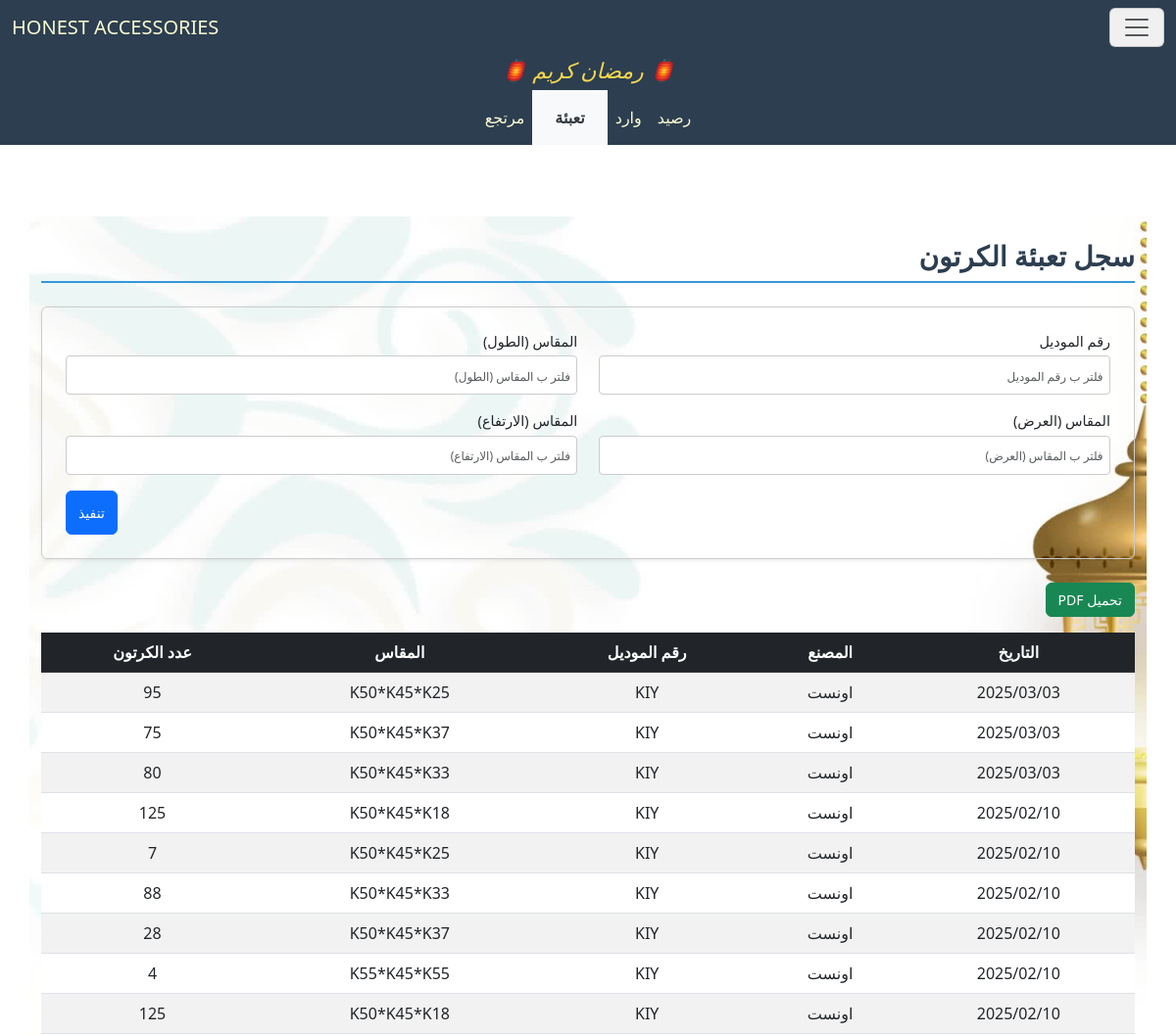
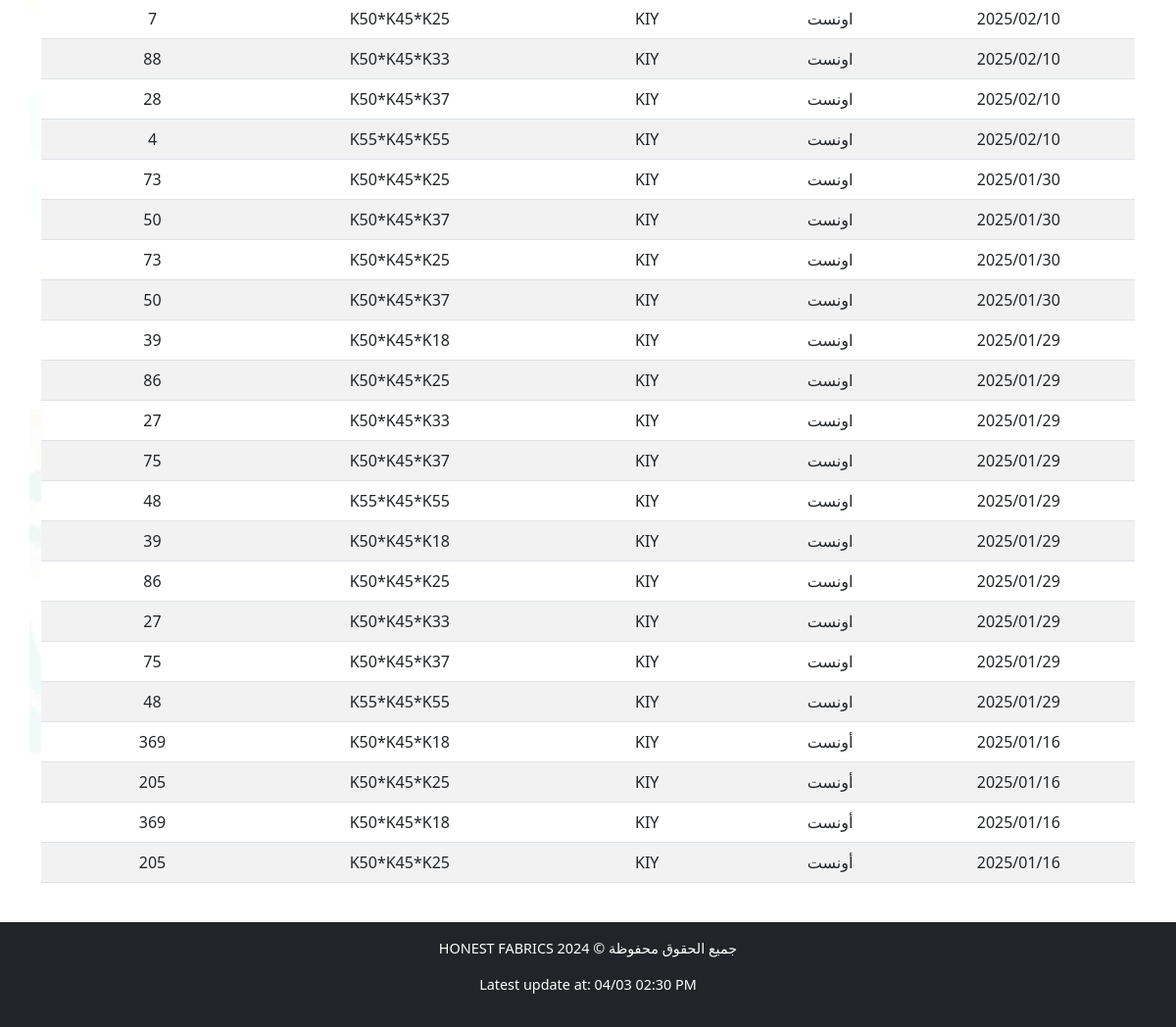
The app's page /accessories/PackagingCarton/, older data (2 pictures, top to bottom).
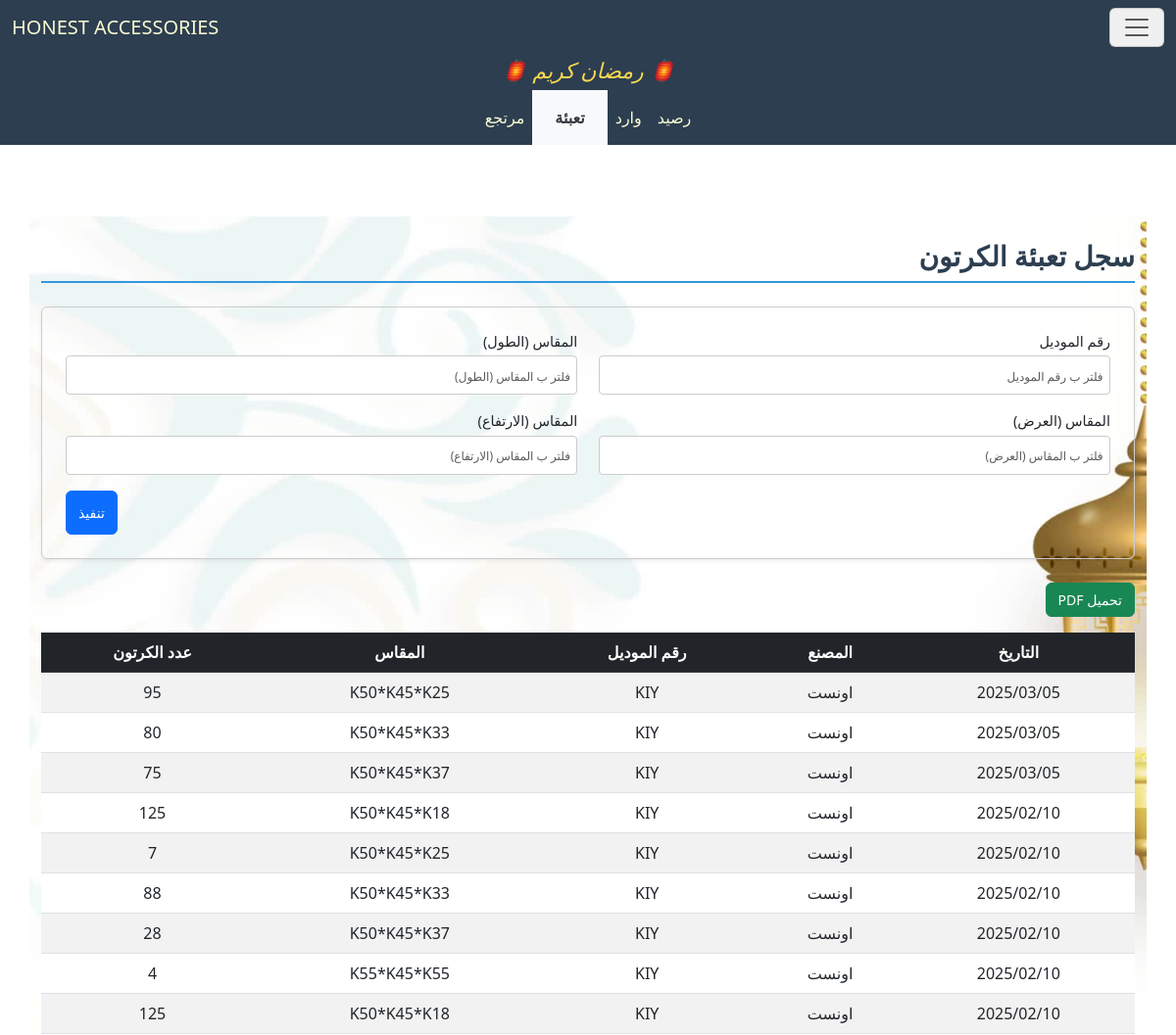
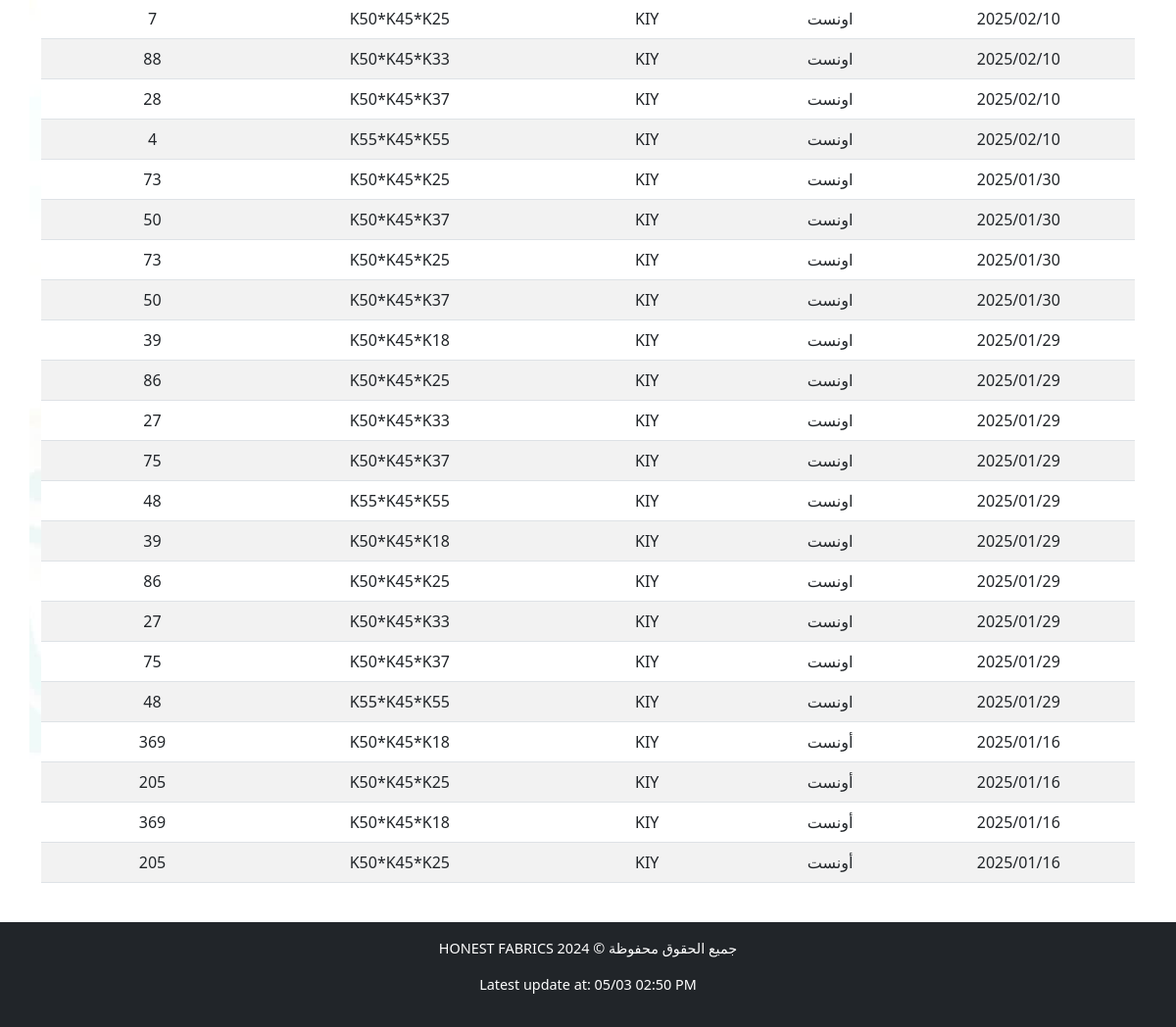
The same page, newer data (2 pictures, top to bottom).
### accessories/models.py (models this page shows)
class PackagingBaseModel(BaseModel):
    factory = models.CharField("المصنع", max_length=255, null=True, blank=True)
    class Meta:
        abstract = True

class CartonBaseModel(IDBaseModel):
    model_number = models.CharField("رقم الموديل", max_length=255, null=True, blank=True)
    length = models.CharField("المقاس (الطول)", max_length=255, null=True, blank=True)
    width = models.CharField("المقاس (العرض)", max_length=255, null=True, blank=True)
    height = models.CharField("المقاس (الارتفاع)", max_length=255, null=True, blank=True)
    total_quantity = models.IntegerField("العدد الإجمالي", null=True, blank=True)
    class Meta:
        abstract = True

class PackagingCarton(PackagingBaseModel, CartonBaseModel):
    carton_count = models.IntegerField("عدد الكرتون", null=True, blank=True)

### accessories/views.py (the view)
# urls.py: path('PackagingCarton/', PackagingCartonView.as_view(), name='PackagingCartonView'),
class PackagingCartonView(FilterableListView):
    template_name = "accessories/PackagingCarton.html"
    model = PackagingCarton
    filter_fields = ['model_number', 'length', 'width', 'height']
    columns = ["التاريخ","المصنع","رقم الموديل","المقاس","عدد الكرتون"]

### accessories/views.py (called while the page is built)
    def get_queryset(self):
        queryset = super().get_queryset()
        filters = Q()
        for field in self.filter_fields:
            filter_value = self.request.GET.get(field)
            if filter_value:
                filters &= Q(**{f"{field}__icontains": filter_value})
        filtered_queryset = queryset.filter(filters)
        try:
            filtered_queryset = filtered_queryset.order_by('-date')
        except:
            pass
        return filtered_queryset

    def get_context_data(self, **kwargs):
        context = super().get_context_data(**kwargs)
        update = Updates.objects.all().order_by('-date').first()
        context['update'] = localtime(update.date).strftime("%d/%m %I:%M %p") if update and update.date else None
        context['columns'] = self.columns
        model_meta = self.model._meta
        context['filter_fields'] = [
            {
                'field_name': field,
                'verbose_name': model_meta.get_field(field).verbose_name,
                'value': self.request.GET.get(field) or "",
            }
            for field in self.filter_fields
        ]
        return context

### accessories/templates/accessories/PackagingCarton.html (shortened to what this page needs)
{% extends "accessories/layout.html" %}
{% load static %}
{% block home_page %}
<a class="navbar-brand" href="{% url 'CartonSuppliesView' %}">HONEST ACCESSORIES</a>
{% endblock %}
{% block navbar_links_small %}
<li class="p-2 nav-item">
    <a class="nav-link active" aria-current="page" href="{% url 'CartonStockView' %}">رصيد</a>
</li>
<li class="p-2 nav-item">
    <a class="nav-link active" aria-current="page" href="{% url 'CartonSuppliesView' %}">وارد</a>
</li>
<li class="p-2 nav-item nav_link_active">
    <a class="nav-link active" aria-current="page" href="{% url 'PackagingCartonView' %}">تعبئة</a>
</li>
<li class="p-2 nav-item">
    <a class="nav-link active" aria-current="page" href="{% url 'ReturnCartonView' %}">مرتجع</a>
</li>
{% endblock %}
{% block body %}
<h2 class="section-title pt-4">سجل تعبئة الكرتون</h2>
<form method="get" class="filter-form-flex mb-4 p-4 rounded shadow-sm">
        {% for filter_field in filter_fields %}
        <div class="form-group mb-3">
            <label for="filter_{{ forloop.counter }}" class="form-label">{{ filter_field.verbose_name }}</label>
            <input type="text" id="filter_{{ forloop.counter }}" name="{{ filter_field.field_name }}"
                   placeholder="فلتر ب {{ filter_field.verbose_name }}"
                   class="form-control"
                   value="{{ filter_field.value }}">
        </div>
        {% endfor %}
        <div class="submit-container">
            <button type="submit" class="btn btn-primary submit-btn">تنفيذ</button>
        </div>
    </form>
    <button onclick="generatePDF()" class="btn btn-success mb-3">تحميل PDF</button>
    <div style="overflow-y: auto; max-height: 70vh; position: relative;" class="table-responsive mb-4">
        <table id="data-table" class="table table-striped">
            <thead class="table-dark">
                <tr>
                    <th style="position: sticky; top: 0;" >التاريخ</th>
                    <th style="position: sticky; top: 0;" >المصنع</th>
                    <th style="position: sticky; top: 0;" >رقم الموديل</th>
                    <th style="position: sticky; top: 0;" >المقاس</th>
                    <th style="position: sticky; top: 0;" >عدد الكرتون</th>
                </tr>
            </thead>
            <tbody>
                {% for model in models %}
                <tr>
                    <td>{{ model.date|date:"Y/m/d" }}</td>
                    <td>{{ model.factory }}</td>
                    <td>{{ model.model_number }}</td>
                    <td>{{ model.length }}*{{ model.width }}*{{ model.height }}</td>
                    <td>{{ model.carton_count }}</td>
                </tr>
                {% empty %}
                <tr>
                    <td colspan="5" class="text-center">لا يوجد عناصر</td>
                </tr>
                {% endfor %}
            </tbody>
        </table>
    </div>
{% endblock body %}

Row changes from the older to the newer data that the page shows:
changed PackagingCarton (number 1 of 31 on the later page): date "2025/03/03" → "2025/03/05"
changed PackagingCarton (number 2 of 31 on the later page): date "2025/03/03" → "2025/03/05"; height "K37" → "K33"; carton_count "75" → "80"
changed PackagingCarton (number 3 of 31 on the later page): date "2025/03/03" → "2025/03/05"; height "K33" → "K37"; carton_count "80" → "75"
Text that changed along with them:
{{ update }}: "04/03 02:30 PM" → "05/03 02:50 PM"
